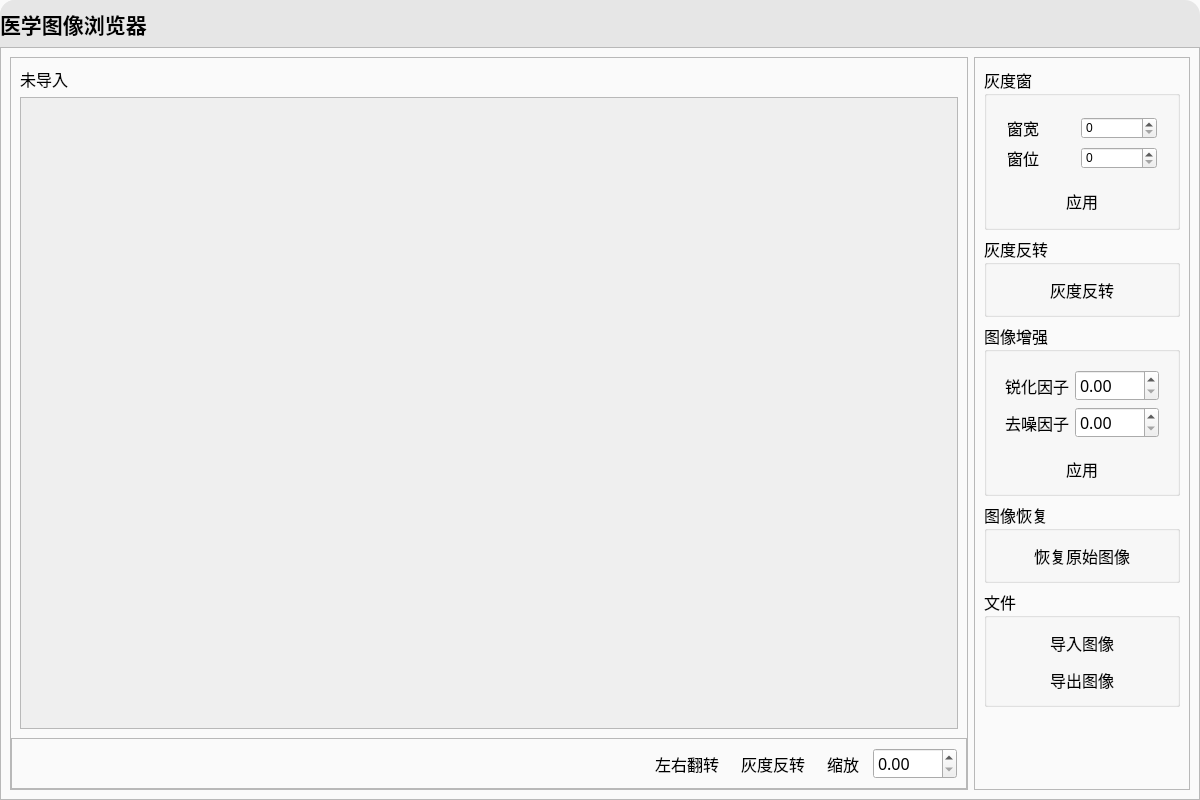
<?xml version="1.0" encoding="UTF-8"?>
<ui version="4.0">
 <class>Widget</class>
 <widget class="QWidget" name="Widget">
  <property name="geometry">
   <rect>
    <x>0</x>
    <y>0</y>
    <width>1200</width>
    <height>800</height>
   </rect>
  </property>
  <property name="windowTitle">
   <string>Widget</string>
  </property>
  <layout class="QGridLayout" name="gridLayout">
   <property name="leftMargin">
    <number>0</number>
   </property>
   <property name="topMargin">
    <number>0</number>
   </property>
   <property name="rightMargin">
    <number>0</number>
   </property>
   <property name="bottomMargin">
    <number>0</number>
   </property>
   <item row="0" column="0">
    <widget class="QFrame" name="frame">
     <property name="styleSheet">
      <string notr="true">QFrame#frame{
	border:none;
	/*border-radius:15px;*/
	background-color: rgb(250, 250, 250);
}</string>
     </property>
     <property name="frameShape">
      <enum>QFrame::StyledPanel</enum>
     </property>
     <property name="frameShadow">
      <enum>QFrame::Raised</enum>
     </property>
     <layout class="QVBoxLayout" name="verticalLayout" stretch="1,16">
      <property name="spacing">
       <number>0</number>
      </property>
      <property name="leftMargin">
       <number>0</number>
      </property>
      <property name="topMargin">
       <number>0</number>
      </property>
      <property name="rightMargin">
       <number>0</number>
      </property>
      <property name="bottomMargin">
       <number>0</number>
      </property>
      <item>
       <widget class="QFrame" name="frame_2">
        <property name="styleSheet">
         <string notr="true">QFrame{
	border:none;
	background-color: rgb(230, 230, 230);
	border-top-right-radius:15px;
	border-top-left-radius:15px;
}</string>
        </property>
        <property name="frameShape">
         <enum>QFrame::StyledPanel</enum>
        </property>
        <property name="frameShadow">
         <enum>QFrame::Raised</enum>
        </property>
        <layout class="QHBoxLayout" name="horizontalLayout_3" stretch="0,16,1,1,1">
         <property name="leftMargin">
          <number>0</number>
         </property>
         <property name="topMargin">
          <number>0</number>
         </property>
         <property name="rightMargin">
          <number>0</number>
         </property>
         <property name="bottomMargin">
          <number>0</number>
         </property>
         <item>
          <widget class="QLabel" name="label_10">
           <property name="font">
            <font>
             <family>楷体</family>
             <pointsize>16</pointsize>
             <weight>75</weight>
             <bold>true</bold>
            </font>
           </property>
           <property name="text">
            <string>医学图像浏览器</string>
           </property>
          </widget>
         </item>
         <item>
          <spacer name="horizontalSpacer">
           <property name="orientation">
            <enum>Qt::Horizontal</enum>
           </property>
           <property name="sizeHint" stdset="0">
            <size>
             <width>40</width>
             <height>20</height>
            </size>
           </property>
          </spacer>
         </item>
         <item>
          <widget class="QToolButton" name="minButton">
           <property name="sizePolicy">
            <sizepolicy hsizetype="Preferred" vsizetype="Preferred">
             <horstretch>0</horstretch>
             <verstretch>0</verstretch>
            </sizepolicy>
           </property>
           <property name="styleSheet">
            <string notr="true">QToolButton:hover{
	background-color: rgb(200, 200, 200);
	border-radius: 10px;
}</string>
           </property>
           <property name="text">
            <string/>
           </property>
           <property name="icon">
            <iconset resource="res.qrc">
             <normaloff>:/resource/min.png</normaloff>:/resource/min.png</iconset>
           </property>
           <property name="autoRaise">
            <bool>true</bool>
           </property>
          </widget>
         </item>
         <item>
          <widget class="QToolButton" name="maxButton">
           <property name="sizePolicy">
            <sizepolicy hsizetype="Preferred" vsizetype="Preferred">
             <horstretch>0</horstretch>
             <verstretch>0</verstretch>
            </sizepolicy>
           </property>
           <property name="styleSheet">
            <string notr="true">QToolButton:hover{
	background-color: rgb(200, 200, 200);
	border-radius: 10px;
}</string>
           </property>
           <property name="text">
            <string/>
           </property>
           <property name="icon">
            <iconset resource="res.qrc">
             <normaloff>:/resource/max1.png</normaloff>:/resource/max1.png</iconset>
           </property>
           <property name="autoRaise">
            <bool>true</bool>
           </property>
          </widget>
         </item>
         <item>
          <widget class="QToolButton" name="closeButton">
           <property name="sizePolicy">
            <sizepolicy hsizetype="Preferred" vsizetype="Preferred">
             <horstretch>0</horstretch>
             <verstretch>0</verstretch>
            </sizepolicy>
           </property>
           <property name="styleSheet">
            <string notr="true">QToolButton:hover{
	background-color: rgb(255, 0, 0);
	border-radius: 10px;
}</string>
           </property>
           <property name="text">
            <string/>
           </property>
           <property name="icon">
            <iconset resource="res.qrc">
             <normaloff>:/resource/close.png</normaloff>:/resource/close.png</iconset>
           </property>
           <property name="autoRaise">
            <bool>true</bool>
           </property>
          </widget>
         </item>
        </layout>
       </widget>
      </item>
      <item>
       <widget class="QFrame" name="frame_3">
        <property name="frameShape">
         <enum>QFrame::StyledPanel</enum>
        </property>
        <property name="frameShadow">
         <enum>QFrame::Raised</enum>
        </property>
        <layout class="QHBoxLayout" name="horizontalLayout" stretch="5,1">
         <item>
          <widget class="QFrame" name="frame_4">
           <property name="frameShape">
            <enum>QFrame::StyledPanel</enum>
           </property>
           <property name="frameShadow">
            <enum>QFrame::Raised</enum>
           </property>
           <layout class="QVBoxLayout" name="verticalLayout_6" stretch="15,1">
            <property name="spacing">
             <number>0</number>
            </property>
            <property name="leftMargin">
             <number>0</number>
            </property>
            <property name="topMargin">
             <number>0</number>
            </property>
            <property name="rightMargin">
             <number>0</number>
            </property>
            <property name="bottomMargin">
             <number>0</number>
            </property>
            <item>
             <widget class="QWidget" name="widget_3" native="true">
              <layout class="QHBoxLayout" name="horizontalLayout_4">
               <property name="leftMargin">
                <number>0</number>
               </property>
               <property name="topMargin">
                <number>0</number>
               </property>
               <property name="rightMargin">
                <number>0</number>
               </property>
               <property name="bottomMargin">
                <number>0</number>
               </property>
               <item>
                <widget class="QWidget" name="widget_4" native="true">
                 <layout class="QVBoxLayout" name="verticalLayout_7">
                  <item>
                   <widget class="QLabel" name="label_8">
                    <property name="font">
                     <font>
                      <family>楷体</family>
                      <pointsize>12</pointsize>
                     </font>
                    </property>
                    <property name="text">
                     <string>未导入</string>
                    </property>
                   </widget>
                  </item>
                  <item>
                   <widget class="QScrollArea" name="scrollArea">
                    <property name="styleSheet">
                     <string notr="true"/>
                    </property>
                    <property name="widgetResizable">
                     <bool>true</bool>
                    </property>
                    <widget class="QWidget" name="scrollAreaWidgetContents">
                     <property name="geometry">
                      <rect>
                       <x>0</x>
                       <y>0</y>
                       <width>891</width>
                       <height>626</height>
                      </rect>
                     </property>
                    </widget>
                   </widget>
                  </item>
                 </layout>
                </widget>
               </item>
              </layout>
             </widget>
            </item>
            <item>
             <widget class="QFrame" name="frame_6">
              <property name="frameShape">
               <enum>QFrame::StyledPanel</enum>
              </property>
              <property name="frameShadow">
               <enum>QFrame::Raised</enum>
              </property>
              <layout class="QHBoxLayout" name="horizontalLayout_2">
               <item>
                <spacer name="horizontalSpacer_2">
                 <property name="orientation">
                  <enum>Qt::Horizontal</enum>
                 </property>
                 <property name="sizeHint" stdset="0">
                  <size>
                   <width>40</width>
                   <height>20</height>
                  </size>
                 </property>
                </spacer>
               </item>
               <item>
                <widget class="QToolButton" name="reverseButton_2">
                 <property name="sizePolicy">
                  <sizepolicy hsizetype="Preferred" vsizetype="Preferred">
                   <horstretch>0</horstretch>
                   <verstretch>0</verstretch>
                  </sizepolicy>
                 </property>
                 <property name="font">
                  <font>
                   <family>楷体</family>
                   <pointsize>12</pointsize>
                  </font>
                 </property>
                 <property name="styleSheet">
                  <string notr="true">QToolButton:hover{
	background-color: rgb(200, 200, 200);
	border-radius: 8px;
}</string>
                 </property>
                 <property name="text">
                  <string>左右翻转</string>
                 </property>
                 <property name="autoRaise">
                  <bool>true</bool>
                 </property>
                </widget>
               </item>
               <item>
                <widget class="QToolButton" name="reverseButton_3">
                 <property name="sizePolicy">
                  <sizepolicy hsizetype="Preferred" vsizetype="Preferred">
                   <horstretch>0</horstretch>
                   <verstretch>0</verstretch>
                  </sizepolicy>
                 </property>
                 <property name="font">
                  <font>
                   <family>楷体</family>
                   <pointsize>12</pointsize>
                  </font>
                 </property>
                 <property name="styleSheet">
                  <string notr="true">QToolButton:hover{
	background-color: rgb(200, 200, 200);
	border-radius: 8px;
}</string>
                 </property>
                 <property name="text">
                  <string>灰度反转</string>
                 </property>
                 <property name="autoRaise">
                  <bool>true</bool>
                 </property>
                </widget>
               </item>
               <item>
                <widget class="QToolButton" name="scaleButton">
                 <property name="sizePolicy">
                  <sizepolicy hsizetype="Preferred" vsizetype="Preferred">
                   <horstretch>0</horstretch>
                   <verstretch>0</verstretch>
                  </sizepolicy>
                 </property>
                 <property name="font">
                  <font>
                   <family>楷体</family>
                   <pointsize>12</pointsize>
                  </font>
                 </property>
                 <property name="styleSheet">
                  <string notr="true">QToolButton:hover{
	background-color: rgb(200, 200, 200);
	border-radius: 8px;
}</string>
                 </property>
                 <property name="text">
                  <string>缩放</string>
                 </property>
                 <property name="autoRaise">
                  <bool>true</bool>
                 </property>
                </widget>
               </item>
               <item>
                <widget class="QDoubleSpinBox" name="doubleSpinBox_3">
                 <property name="font">
                  <font>
                   <family>楷体</family>
                   <pointsize>12</pointsize>
                   <weight>50</weight>
                   <italic>false</italic>
                   <bold>false</bold>
                  </font>
                 </property>
                 <property name="styleSheet">
                  <string notr="true">QDoubleSpinBox {
    padding-right: 15px;
	font: 12pt &quot;楷体&quot;;
}
QDoubleSpinBox::up-arrow {
    width: 15px;
    height: 15px;
	image: url(:/resource/up.png);
}
QDoubleSpinBox::down-arrow {
    width: 15px;
    height: 15px;
	image: url(:/resource/down.png);
}</string>
                 </property>
                 <property name="maximum">
                  <double>10.000000000000000</double>
                 </property>
                 <property name="singleStep">
                  <double>0.010000000000000</double>
                 </property>
                </widget>
               </item>
              </layout>
             </widget>
            </item>
           </layout>
          </widget>
         </item>
         <item>
          <widget class="QFrame" name="frame_5">
           <property name="frameShape">
            <enum>QFrame::StyledPanel</enum>
           </property>
           <property name="frameShadow">
            <enum>QFrame::Raised</enum>
           </property>
           <layout class="QVBoxLayout" name="verticalLayout_5" stretch="3,1,3,1,2,2">
            <item>
             <widget class="QGroupBox" name="groupBox">
              <property name="font">
               <font>
                <family>楷体</family>
                <pointsize>12</pointsize>
               </font>
              </property>
              <property name="title">
               <string>灰度窗</string>
              </property>
              <layout class="QVBoxLayout" name="verticalLayout_4" stretch="2,1">
               <property name="leftMargin">
                <number>11</number>
               </property>
               <property name="topMargin">
                <number>11</number>
               </property>
               <property name="rightMargin">
                <number>11</number>
               </property>
               <property name="bottomMargin">
                <number>11</number>
               </property>
               <item>
                <widget class="QWidget" name="widget_2" native="true">
                 <layout class="QGridLayout" name="gridLayout_4">
                  <item row="0" column="0">
                   <widget class="QLabel" name="label_3">
                    <property name="font">
                     <font>
                      <family>楷体</family>
                      <pointsize>12</pointsize>
                     </font>
                    </property>
                    <property name="text">
                     <string>窗宽</string>
                    </property>
                   </widget>
                  </item>
                  <item row="0" column="1">
                   <widget class="QSpinBox" name="spinBox">
                    <property name="styleSheet">
                     <string notr="true">QSpinBox {
    padding-right: 15px;
	font: 12pt &quot;楷体&quot;;
}
QSpinBox::up-arrow {
    width: 15px;
    height: 15px;
	image: url(:/resource/up.png);
}
QSpinBox::down-arrow {
    width: 15px;
    height: 15px;
	image: url(:/resource/down.png);
}</string>
                    </property>
                    <property name="maximum">
                     <number>10000</number>
                    </property>
                   </widget>
                  </item>
                  <item row="1" column="0">
                   <widget class="QLabel" name="label_4">
                    <property name="font">
                     <font>
                      <family>楷体</family>
                      <pointsize>12</pointsize>
                     </font>
                    </property>
                    <property name="text">
                     <string>窗位</string>
                    </property>
                   </widget>
                  </item>
                  <item row="1" column="1">
                   <widget class="QSpinBox" name="spinBox_2">
                    <property name="styleSheet">
                     <string notr="true">QSpinBox {
    padding-right: 15px;
	font: 12pt &quot;楷体&quot;;
}
QSpinBox::up-arrow {
    width: 15px;
    height: 15px;
	image: url(:/resource/up.png);
}
QSpinBox::down-arrow {
    width: 15px;
    height: 15px;
	image: url(:/resource/down.png);
}</string>
                    </property>
                    <property name="maximum">
                     <number>10000</number>
                    </property>
                   </widget>
                  </item>
                 </layout>
                </widget>
               </item>
               <item>
                <widget class="QToolButton" name="applyButton_2">
                 <property name="sizePolicy">
                  <sizepolicy hsizetype="Preferred" vsizetype="Preferred">
                   <horstretch>0</horstretch>
                   <verstretch>0</verstretch>
                  </sizepolicy>
                 </property>
                 <property name="font">
                  <font>
                   <family>楷体</family>
                   <pointsize>12</pointsize>
                  </font>
                 </property>
                 <property name="styleSheet">
                  <string notr="true">QToolButton:hover{
	background-color: rgb(200, 200, 200);
	border-radius: 8px;
}</string>
                 </property>
                 <property name="text">
                  <string>应用</string>
                 </property>
                 <property name="autoRaise">
                  <bool>true</bool>
                 </property>
                </widget>
               </item>
              </layout>
             </widget>
            </item>
            <item>
             <widget class="QGroupBox" name="groupBox_2">
              <property name="font">
               <font>
                <family>楷体</family>
                <pointsize>12</pointsize>
               </font>
              </property>
              <property name="title">
               <string>灰度反转</string>
              </property>
              <layout class="QGridLayout" name="gridLayout_2">
               <item row="0" column="0">
                <widget class="QToolButton" name="reverseButton">
                 <property name="sizePolicy">
                  <sizepolicy hsizetype="Preferred" vsizetype="Preferred">
                   <horstretch>0</horstretch>
                   <verstretch>0</verstretch>
                  </sizepolicy>
                 </property>
                 <property name="font">
                  <font>
                   <family>楷体</family>
                   <pointsize>12</pointsize>
                  </font>
                 </property>
                 <property name="styleSheet">
                  <string notr="true">QToolButton:hover{
	background-color: rgb(200, 200, 200);
	border-radius: 8px;
}</string>
                 </property>
                 <property name="text">
                  <string>灰度反转</string>
                 </property>
                 <property name="autoRaise">
                  <bool>true</bool>
                 </property>
                </widget>
               </item>
              </layout>
             </widget>
            </item>
            <item>
             <widget class="QGroupBox" name="groupBox_3">
              <property name="font">
               <font>
                <family>楷体</family>
                <pointsize>12</pointsize>
               </font>
              </property>
              <property name="title">
               <string>图像增强</string>
              </property>
              <layout class="QVBoxLayout" name="verticalLayout_3" stretch="2,1">
               <item>
                <widget class="QWidget" name="widget" native="true">
                 <layout class="QGridLayout" name="gridLayout_3">
                  <item row="0" column="0">
                   <widget class="QLabel" name="label">
                    <property name="font">
                     <font>
                      <family>楷体</family>
                      <pointsize>12</pointsize>
                     </font>
                    </property>
                    <property name="text">
                     <string>锐化因子</string>
                    </property>
                   </widget>
                  </item>
                  <item row="0" column="1">
                   <widget class="QDoubleSpinBox" name="doubleSpinBox">
                    <property name="font">
                     <font>
                      <family>楷体</family>
                      <pointsize>12</pointsize>
                      <weight>50</weight>
                      <italic>false</italic>
                      <bold>false</bold>
                     </font>
                    </property>
                    <property name="styleSheet">
                     <string notr="true">QDoubleSpinBox {
    padding-right: 15px;
	font: 12pt &quot;楷体&quot;;
}
QDoubleSpinBox::up-arrow {
    width: 15px;
    height: 15px;
	image: url(:/resource/up.png);
}
QDoubleSpinBox::down-arrow {
    width: 15px;
    height: 15px;
	image: url(:/resource/down.png);
}</string>
                    </property>
                    <property name="maximum">
                     <double>10.000000000000000</double>
                    </property>
                    <property name="singleStep">
                     <double>0.010000000000000</double>
                    </property>
                   </widget>
                  </item>
                  <item row="1" column="1">
                   <widget class="QDoubleSpinBox" name="doubleSpinBox_2">
                    <property name="font">
                     <font>
                      <family>楷体</family>
                      <pointsize>12</pointsize>
                      <weight>50</weight>
                      <italic>false</italic>
                      <bold>false</bold>
                     </font>
                    </property>
                    <property name="styleSheet">
                     <string notr="true">QDoubleSpinBox {
    padding-right: 15px;
	font: 12pt &quot;楷体&quot;;
}
QDoubleSpinBox::up-arrow {
    width: 15px;
    height: 15px;
	image: url(:/resource/up.png);
}
QDoubleSpinBox::down-arrow {
    width: 15px;
    height: 15px;
	image: url(:/resource/down.png);
}</string>
                    </property>
                    <property name="maximum">
                     <double>10.000000000000000</double>
                    </property>
                    <property name="singleStep">
                     <double>0.010000000000000</double>
                    </property>
                   </widget>
                  </item>
                  <item row="1" column="0">
                   <widget class="QLabel" name="label_2">
                    <property name="font">
                     <font>
                      <family>楷体</family>
                      <pointsize>12</pointsize>
                     </font>
                    </property>
                    <property name="text">
                     <string>去噪因子</string>
                    </property>
                   </widget>
                  </item>
                 </layout>
                </widget>
               </item>
               <item>
                <widget class="QToolButton" name="applyButton">
                 <property name="sizePolicy">
                  <sizepolicy hsizetype="Preferred" vsizetype="Preferred">
                   <horstretch>0</horstretch>
                   <verstretch>0</verstretch>
                  </sizepolicy>
                 </property>
                 <property name="font">
                  <font>
                   <family>楷体</family>
                   <pointsize>12</pointsize>
                  </font>
                 </property>
                 <property name="styleSheet">
                  <string notr="true">QToolButton:hover{
	background-color: rgb(200, 200, 200);
	border-radius: 8px;
}</string>
                 </property>
                 <property name="text">
                  <string>应用</string>
                 </property>
                 <property name="autoRaise">
                  <bool>true</bool>
                 </property>
                </widget>
               </item>
              </layout>
             </widget>
            </item>
            <item>
             <widget class="QGroupBox" name="groupBox_5">
              <property name="font">
               <font>
                <family>楷体</family>
                <pointsize>12</pointsize>
               </font>
              </property>
              <property name="title">
               <string>图像恢复</string>
              </property>
              <layout class="QGridLayout" name="gridLayout_5">
               <item row="0" column="0">
                <widget class="QToolButton" name="returnButton">
                 <property name="sizePolicy">
                  <sizepolicy hsizetype="Preferred" vsizetype="Preferred">
                   <horstretch>0</horstretch>
                   <verstretch>0</verstretch>
                  </sizepolicy>
                 </property>
                 <property name="font">
                  <font>
                   <family>楷体</family>
                   <pointsize>12</pointsize>
                  </font>
                 </property>
                 <property name="styleSheet">
                  <string notr="true">QToolButton:hover{
	background-color: rgb(200, 200, 200);
	border-radius: 8px;
}</string>
                 </property>
                 <property name="text">
                  <string>恢复原始图像</string>
                 </property>
                 <property name="autoRaise">
                  <bool>true</bool>
                 </property>
                </widget>
               </item>
              </layout>
             </widget>
            </item>
            <item>
             <widget class="QGroupBox" name="groupBox_4">
              <property name="font">
               <font>
                <family>楷体</family>
                <pointsize>12</pointsize>
               </font>
              </property>
              <property name="title">
               <string>文件</string>
              </property>
              <layout class="QVBoxLayout" name="verticalLayout_2">
               <item>
                <widget class="QToolButton" name="loadButton">
                 <property name="sizePolicy">
                  <sizepolicy hsizetype="Preferred" vsizetype="Preferred">
                   <horstretch>0</horstretch>
                   <verstretch>0</verstretch>
                  </sizepolicy>
                 </property>
                 <property name="font">
                  <font>
                   <family>楷体</family>
                   <pointsize>12</pointsize>
                  </font>
                 </property>
                 <property name="styleSheet">
                  <string notr="true">QToolButton:hover{
	background-color: rgb(200, 200, 200);
	border-radius: 8px;
}</string>
                 </property>
                 <property name="text">
                  <string>导入图像</string>
                 </property>
                 <property name="autoRaise">
                  <bool>true</bool>
                 </property>
                </widget>
               </item>
               <item>
                <widget class="QToolButton" name="saveButton">
                 <property name="sizePolicy">
                  <sizepolicy hsizetype="Preferred" vsizetype="Preferred">
                   <horstretch>0</horstretch>
                   <verstretch>0</verstretch>
                  </sizepolicy>
                 </property>
                 <property name="font">
                  <font>
                   <family>楷体</family>
                   <pointsize>12</pointsize>
                  </font>
                 </property>
                 <property name="styleSheet">
                  <string notr="true">QToolButton:hover{
	background-color: rgb(200, 200, 200);
	border-radius: 8px;
}</string>
                 </property>
                 <property name="text">
                  <string>导出图像</string>
                 </property>
                 <property name="autoRaise">
                  <bool>true</bool>
                 </property>
                </widget>
               </item>
              </layout>
             </widget>
            </item>
            <item>
             <spacer name="verticalSpacer">
              <property name="orientation">
               <enum>Qt::Vertical</enum>
              </property>
              <property name="sizeHint" stdset="0">
               <size>
                <width>20</width>
                <height>40</height>
               </size>
              </property>
             </spacer>
            </item>
           </layout>
          </widget>
         </item>
        </layout>
       </widget>
      </item>
     </layout>
    </widget>
   </item>
  </layout>
 </widget>
 <resources>
  <include location="res.qrc"/>
 </resources>
 <connections/>
</ui>
